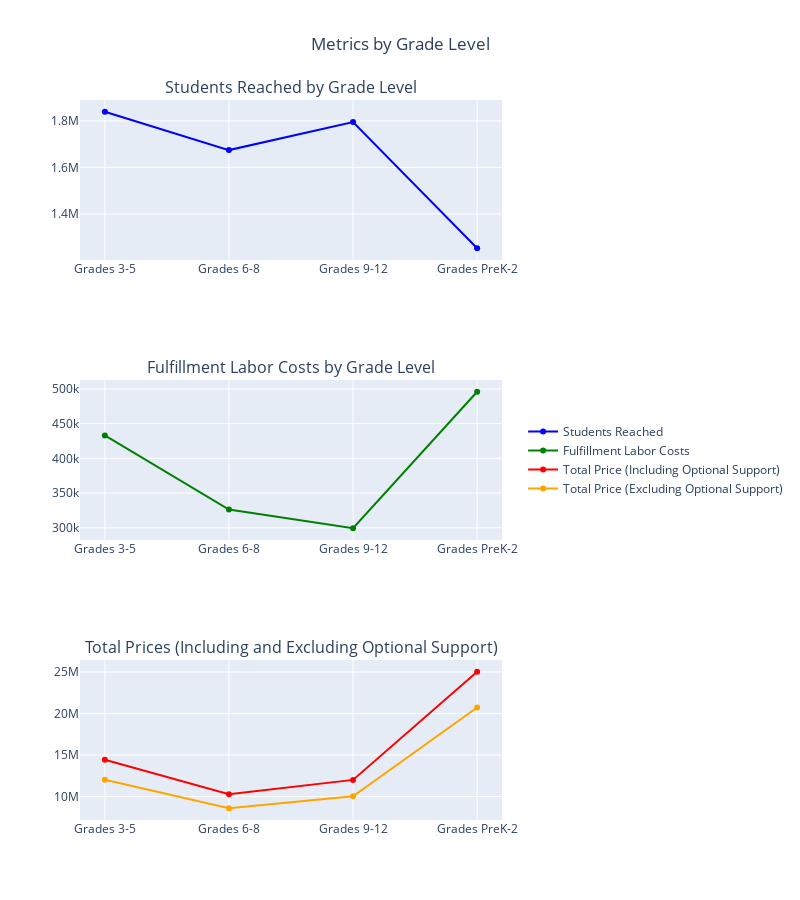

The code cell stored with this chart in its notebook:
### Code cell
fig = make_subplots(
    rows = 3, cols = 1, 
    subplot_titles = (
        'Students Reached by Grade Level',
        'Fulfillment Labor Costs by Grade Level',
        'Total Prices (Including and Excluding Optional Support)'
    )
)

fig.add_trace(
    go.Scatter(
        x = grade_data['grade_level'],
        y = grade_data['students_reached'],
        mode = 'lines+markers',
        name = 'Students Reached',
        line = dict(color='blue')
    ),
    row=1, col=1
)

fig.add_trace(
    go.Scatter(
        x = grade_data['grade_level'],
        y = grade_data['fulfillment_labor_materials'],
        mode = 'lines+markers',
        name = 'Fulfillment Labor Costs',
        line = dict(color = 'green')
    ),
    row=2, col=1
)

fig.add_trace(
    go.Scatter(
        x = grade_data['grade_level'],
        y = grade_data['total_price_including_optional_support'],
        mode = 'lines+markers',
        name = 'Total Price (Including Optional Support)',
        line = dict(color = 'red')
    ),
    row=3, col=1
)

fig.add_trace(
    go.Scatter(
        x = grade_data['grade_level'],
        y = grade_data['total_price_excluding_optional_support'],
        mode = 'lines+markers',
        name = 'Total Price (Excluding Optional Support)',
        line = dict(color = 'orange')
    ),
    row = 3, col = 1
)

fig.update_layout(
    title = 'Metrics by Grade Level',
    title_x = 0.5,
    height = 900,
    width = 800,
    legend = dict(x = 1.05, y = 0.5), 
    showlegend = True
)

fig.show()

### Figure 1 — Plotly figure (JSON) as saved in the notebook; plotly's stock layout.template omitted (floating-point values rounded to 4 significant figures)
{"data": [{"line": {"color": "blue"}, "mode": "lines+markers", "name": "Students Reached", "type": "scatter", "x": ["Grades 3-5", "Grades 6-8", "Grades 9-12", "Grades PreK-2"], "xaxis": "x", "y": [1839171, 1674273, 1794882, 1252236], "yaxis": "y"}, {"line": {"color": "green"}, "mode": "lines+markers", "name": "Fulfillment Labor Costs", "type": "scatter", "x": ["Grades 3-5", "Grades 6-8", "Grades 9-12", "Grades PreK-2"], "xaxis": "x2", "y": [432931, 326287, 299280, 495836], "yaxis": "y2"}, {"line": {"color": "red"}, "mode": "lines+markers", "name": "Total Price (Including Optional Support)", "type": "scatter", "x": ["Grades 3-5", "Grades 6-8", "Grades 9-12", "Grades PreK-2"], "xaxis": "x3", "y": [14430000.0, 10290000.0, 12010000.0, 25030000.0], "yaxis": "y3"}, {"line": {"color": "orange"}, "mode": "lines+markers", "name": "Total Price (Excluding Optional Support)", "type": "scatter", "x": ["Grades 3-5", "Grades 6-8", "Grades 9-12", "Grades PreK-2"], "xaxis": "x3", "y": [12030000.0, 8592000.0, 10020000.0, 20720000.0], "yaxis": "y3"}], "layout": {"annotations": [{"font": {"size": 16}, "showarrow": false, "text": "Students Reached by Grade Level", "x": 0.5, "xanchor": "center", "xref": "paper", "y": 1, "yanchor": "bottom", "yref": "paper"}, {"font": {"size": 16}, "showarrow": false, "text": "Fulfillment Labor Costs by Grade Level", "x": 0.5, "xanchor": "center", "xref": "paper", "y": 0.6111, "yanchor": "bottom", "yref": "paper"}, {"font": {"size": 16}, "showarrow": false, "text": "Total Prices (Including and Excluding Optional Support)", "x": 0.5, "xanchor": "center", "xref": "paper", "y": 0.2222, "yanchor": "bottom", "yref": "paper"}], "height": 900, "legend": {"x": 1.05, "y": 0.5}, "showlegend": true, "title": {"text": "Metrics by Grade Level", "x": 0.5}, "width": 800, "xaxis": {"anchor": "y", "domain": [0, 1]}, "xaxis2": {"anchor": "y2", "domain": [0, 1]}, "xaxis3": {"anchor": "y3", "domain": [0, 1]}, "yaxis": {"anchor": "x", "domain": [0.7778, 1]}, "yaxis2": {"anchor": "x2", "domain": [0.3889, 0.6111]}, "yaxis3": {"anchor": "x3", "domain": [0, 0.2222]}}}
